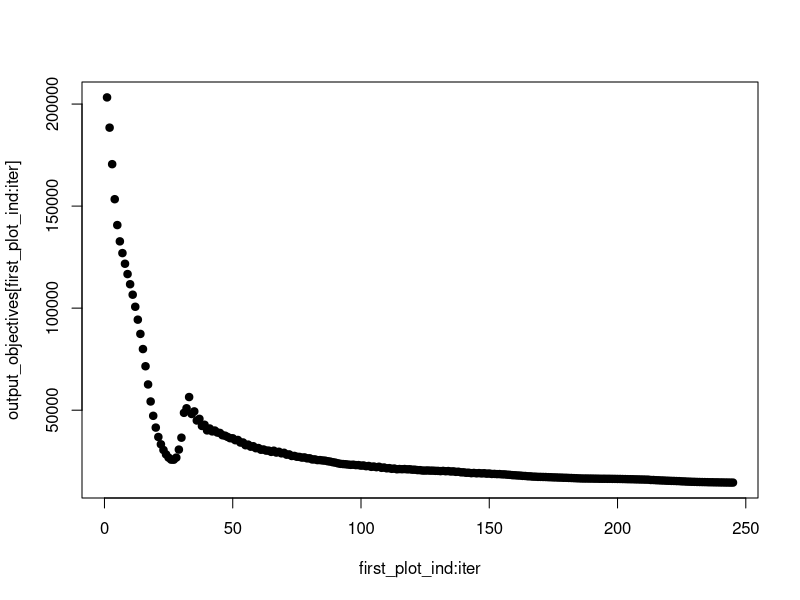

Write R code to recreate this figure.
## ---- chunk 1
knitr::opts_chunk$set(echo = TRUE)
library(tidyverse)
set.seed(1000)
## ---- chunk 2
## create data:
m <- 1000
n_1 <- 3

# initialize Xs
X <- data.frame(X1 = runif(n = m, min = -10, max = 10),
                X2 = rnorm(n = m, mean = 0, sd = 10),
                X3 = rexp(n = m, rate = 1)) %>%
  as.matrix(nrow = m,
            ncol = n_1)

# get response
Y <- X[, 1] + 10 * sin(X[, 2])^2 + 10 * X[, 3] + rnorm(n = 1000)

# fix dims
X <- t(X)
Y <- t(Y)
## ---- chunk 3
## NN properties
hidden_layer_sizes <- c(3)
output_layer_size <- 1
## ---- chunk 4
## initialize parameter matrices
W <- list()
b <- list()

n <- c(n_1, hidden_layer_sizes, output_layer_size)

## eventually use lapply()
for (l in 2:length(n)) {

  W[[l]] <- matrix(data = runif(n = n[l - 1] * n[l], min = 0, max = 1),
                   nrow = n[l],
                   ncol = n[l - 1])

  b[[l]] <- matrix(data = runif(n = n[l], min = 0, max = 1),
                   nrow = n[l],
                   ncol = 1)

}
## ---- chunk 5
## Specify Link Functions & Derivatives:

# identity
# g <- function(x) {x}
# g_prime <- function(x) {1}

# sigmoid
# g <- function(x) {1 / (1 + exp(-x))}
# g_prime <- function(x) {exp(-x) / (1 + exp(-x))^2}

# ReLU
g <- function(x) {x * as.numeric(x > 0)}
g_prime <- function(x) {as.numeric(x > 0)}
## ---- chunk 6
## helper functions

# creates a list of n empty lists
create_lists <- function(n) {
  out <- list()
  
  for (i in 1:n) {
    out[[i]] <- list()
  }
  
  return(out)
}

# applies gradient, used in mapply() function
apply_gradient <- function(A,
                           del_A,
                           rho = 1) {
  A - rho * del_A
}

# friendlier diag() function
diag_D <- function(x) {
  if (length(x) == 1) {
        out <- x
      } else {
        out <- diag(as.numeric(x))
      }
  
  return(out)
}

## gets an output
NN_output <- function(obs = 1:m,
                      in_X = X,
                      in_W = W,
                      in_b = b) {
  
  L <- length(in_W)
  in_m <- length(obs)
  
  a <- list()
  
  a[[1]] <- in_X[, obs]
  
  for (l in 2:L) {
    a[[l]] <- g(in_W[[l]] %*% a[[l - 1]] + matrix(data = rep(x = in_b[[l]],
                                                             times = in_m),
                                                  ncol = in_m))
  }
  
  return(a[[L]])
  
}
## ---- chunk 7
GD_iter <- function(obs = 1:m,
                    rho = 1,
                    in_X = X,
                    in_Y = Y,
                    in_W = W,
                    in_b = b,
                    verbose = FALSE,
                    very_verbose = FALSE) {
  
  L <- length(in_W)
  
  z <- create_lists(L)
  a <- create_lists(L)
  D <- create_lists(L)
  delta <- create_lists(L)
  del_W <- create_lists(L)
  del_b <- create_lists(L)
  
  ## gradient descent
  for (i in 1:length(obs)) {
    
    ## forward
    a[[1]][[i]] <- in_X[, obs[i]]
    
    for (l in 2:L) {
      z[[l]][[i]] <- in_W[[l]] %*% a[[l - 1]][[i]] + in_b[[l]]
      a[[l]][[i]] <- g(z[[l]][[i]])
      D[[l]][[i]] <- diag_D(g_prime(z[[l]][[i]]))
      
      if (very_verbose == TRUE) {print(paste0("Forward: obs ", i, " - layer ", l))}
    }
    
    ## backward
    delta[[L]][[i]] <- D[[L]][[i]] %*% (a[[L]][[i]] - in_Y[, obs[i]])
    
    for (l in (L - 1):2) {
      delta[[l]][[i]] <- D[[l]][[i]] %*% t(W[[l + 1]]) %*% delta[[l + 1]][[i]]
      if (very_verbose == TRUE) {print(paste0("Backward: obs ", i, " - layer ", l))}
    }
    
    for (l in 2:L) {
      del_W[[l]][[i]] <- delta[[l]][[i]] %*% t(a[[l - 1]][[i]])
      del_b[[l]][[i]] <- delta[[l]][[i]]
      if (very_verbose == TRUE) {print(paste0("del: obs ", i, " - layer ", l))}
    }
    
    if ((verbose == TRUE) & (i %% 100 == 0)) {print(paste("obs", i, "/", m))}
    
  }
  
  ## update parameters
  
  # get averages
  ## del_W is a list where each element represents a layer
  ## in each layer, there is a list representing that layer's result for that observation
  ## here we collapse the results by taking the sum of our gradients
  del_W_all <- lapply(X = del_W,
                      FUN = Reduce,
                      f = "+") %>%
    lapply(X = .,
           FUN = function(x) x / length(obs))
  
  del_b_all <- lapply(X = del_b,
                      FUN = Reduce,
                      f = "+") %>%
    lapply(X = .,
           FUN = function(x) x / length(obs))
  
  # apply gradient
  W_out <- mapply(FUN = apply_gradient,
                  in_W,
                  del_W_all,
                  MoreArgs = list(rho = rho))
  
  b_out <- mapply(FUN = apply_gradient,
                  in_b,
                  del_b_all,
                  MoreArgs = list(rho = rho))
  
  return(list(W = W_out,
              b = b_out))
}
## ---- chunk 8
threshold <- 1
max_iter <- 1000

done_decreasing <- FALSE

iteration_input <- list()
iteration_outputs <- list()
output_objectives <- numeric()

iteration_input$W <- W
iteration_input$b <- b

iter <- 1

initial_objective <- sum((NN_output(in_W = iteration_input$W, in_b = iteration_input$b) - Y)^2)

print(0)
print(initial_objective)

while ((!done_decreasing) & (iter < max_iter)) {
  ## get input loss
  in_objective <- sum((NN_output(in_W = iteration_input$W, in_b = iteration_input$b) - Y)^2)
  
  ## perform iteration
  iteration <- GD_iter(obs = 1:m,
                       rho = .01,
                       in_W = iteration_input$W,
                       in_b = iteration_input$b,
                       verbose = FALSE)
  
  ## get outputs
  out_objective <- sum((NN_output(in_W = iteration$W, in_b = iteration$b) - Y)^2)
  
  iteration_input <- iteration
  iteration_outputs[[iter]] <- iteration
  output_objectives[[iter]] <- out_objective
  
  # print(iter)
  # print(out_objective)
  
  iter <- iter + 1
  
  ## evaluate
  if (abs(in_objective - out_objective) < threshold) {
    # iter <- iter - 1
    done_decreasing <- TRUE
  }
}
## ---- chunk 9
iter <- iter - 1
final_objective <- output_objectives[[iter]]

## number of iterations
iter

## loss improvement ratio
initial_objective

final_objective

final_objective / initial_objective

## input W
W

## output W
iteration_outputs[[iter]]$W

## input b
b

## output B
iteration_outputs[[iter]]$b

first_plot_ind <- 1

plot(x = first_plot_ind:iter,
     y = output_objectives[first_plot_ind:iter],
     pch = 19)
